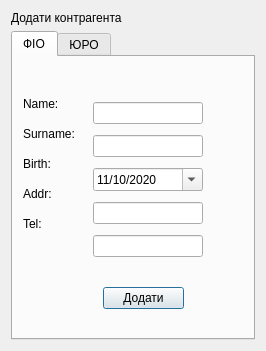
<?xml version="1.0" encoding="UTF-8"?>
<ui version="4.0">
 <class>CounterAgent</class>
 <widget class="QDialog" name="CounterAgent">
  <property name="geometry">
   <rect>
    <x>0</x>
    <y>0</y>
    <width>266</width>
    <height>351</height>
   </rect>
  </property>
  <property name="windowTitle">
   <string>Dialog</string>
  </property>
  <layout class="QVBoxLayout" name="verticalLayout_2">
   <item>
    <widget class="QLabel" name="label">
     <property name="text">
      <string>Додати контрагента</string>
     </property>
    </widget>
   </item>
   <item>
    <widget class="QTabWidget" name="tabWidget">
     <property name="currentIndex">
      <number>0</number>
     </property>
     <widget class="QWidget" name="tab_5">
      <attribute name="title">
       <string>ФІО</string>
      </attribute>
      <widget class="QLabel" name="label_2">
       <property name="geometry">
        <rect>
         <x>10</x>
         <y>40</y>
         <width>59</width>
         <height>14</height>
        </rect>
       </property>
       <property name="text">
        <string>Name:</string>
       </property>
      </widget>
      <widget class="QLabel" name="label_3">
       <property name="geometry">
        <rect>
         <x>10</x>
         <y>70</y>
         <width>59</width>
         <height>14</height>
        </rect>
       </property>
       <property name="text">
        <string>Surname:</string>
       </property>
      </widget>
      <widget class="QLabel" name="label_4">
       <property name="geometry">
        <rect>
         <x>10</x>
         <y>100</y>
         <width>59</width>
         <height>14</height>
        </rect>
       </property>
       <property name="text">
        <string>Birth:</string>
       </property>
      </widget>
      <widget class="QLabel" name="label_5">
       <property name="geometry">
        <rect>
         <x>10</x>
         <y>160</y>
         <width>59</width>
         <height>14</height>
        </rect>
       </property>
       <property name="text">
        <string>Tel:</string>
       </property>
      </widget>
      <widget class="QLabel" name="label_6">
       <property name="geometry">
        <rect>
         <x>10</x>
         <y>130</y>
         <width>59</width>
         <height>14</height>
        </rect>
       </property>
       <property name="text">
        <string>Addr:</string>
       </property>
      </widget>
      <widget class="QPushButton" name="pushButton_3">
       <property name="geometry">
        <rect>
         <x>90</x>
         <y>230</y>
         <width>81</width>
         <height>22</height>
        </rect>
       </property>
       <property name="text">
        <string>Додати</string>
       </property>
      </widget>
      <widget class="QWidget" name="">
       <property name="geometry">
        <rect>
         <x>80</x>
         <y>40</y>
         <width>110</width>
         <height>165</height>
        </rect>
       </property>
       <layout class="QVBoxLayout" name="verticalLayout_3">
        <item>
         <widget class="QLineEdit" name="lineEdit"/>
        </item>
        <item>
         <widget class="QLineEdit" name="lineEdit_2"/>
        </item>
        <item>
         <widget class="QDateEdit" name="dateEdit">
          <property name="currentSection">
           <enum>QDateTimeEdit::DaySection</enum>
          </property>
          <property name="displayFormat">
           <string>dd/MM/yyyy</string>
          </property>
          <property name="calendarPopup">
           <bool>true</bool>
          </property>
          <property name="date">
           <date>
            <year>2020</year>
            <month>10</month>
            <day>11</day>
           </date>
          </property>
         </widget>
        </item>
        <item>
         <widget class="QLineEdit" name="lineEdit_4"/>
        </item>
        <item>
         <widget class="QLineEdit" name="lineEdit_5"/>
        </item>
       </layout>
      </widget>
      <zorder>label_2</zorder>
      <zorder>label_3</zorder>
      <zorder>label_4</zorder>
      <zorder>label_5</zorder>
      <zorder>label_6</zorder>
      <zorder>lineEdit</zorder>
      <zorder>lineEdit_2</zorder>
      <zorder>lineEdit_3</zorder>
      <zorder>lineEdit_4</zorder>
      <zorder>lineEdit_5</zorder>
      <zorder>pushButton_3</zorder>
      <zorder>lineEdit</zorder>
     </widget>
     <widget class="QWidget" name="tab_6">
      <attribute name="title">
       <string>ЮРО</string>
      </attribute>
     </widget>
    </widget>
   </item>
  </layout>
 </widget>
 <resources/>
 <connections/>
</ui>
